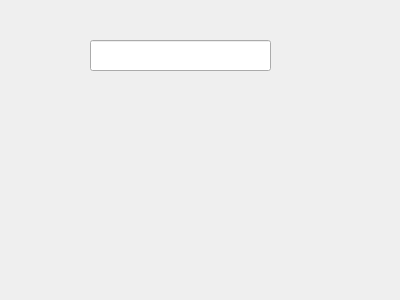
<?xml version="1.0" encoding="UTF-8"?>
<ui version="4.0">
 <class>Dialog</class>
 <widget class="QDialog" name="Dialog">
  <property name="geometry">
   <rect>
    <x>0</x>
    <y>0</y>
    <width>400</width>
    <height>300</height>
   </rect>
  </property>
  <property name="windowTitle">
   <string>Dialog</string>
  </property>
  <widget class="QLineEdit" name="lineEdit">
   <property name="geometry">
    <rect>
     <x>90</x>
     <y>40</y>
     <width>181</width>
     <height>31</height>
    </rect>
   </property>
  </widget>
 </widget>
 <resources/>
 <connections/>
</ui>
